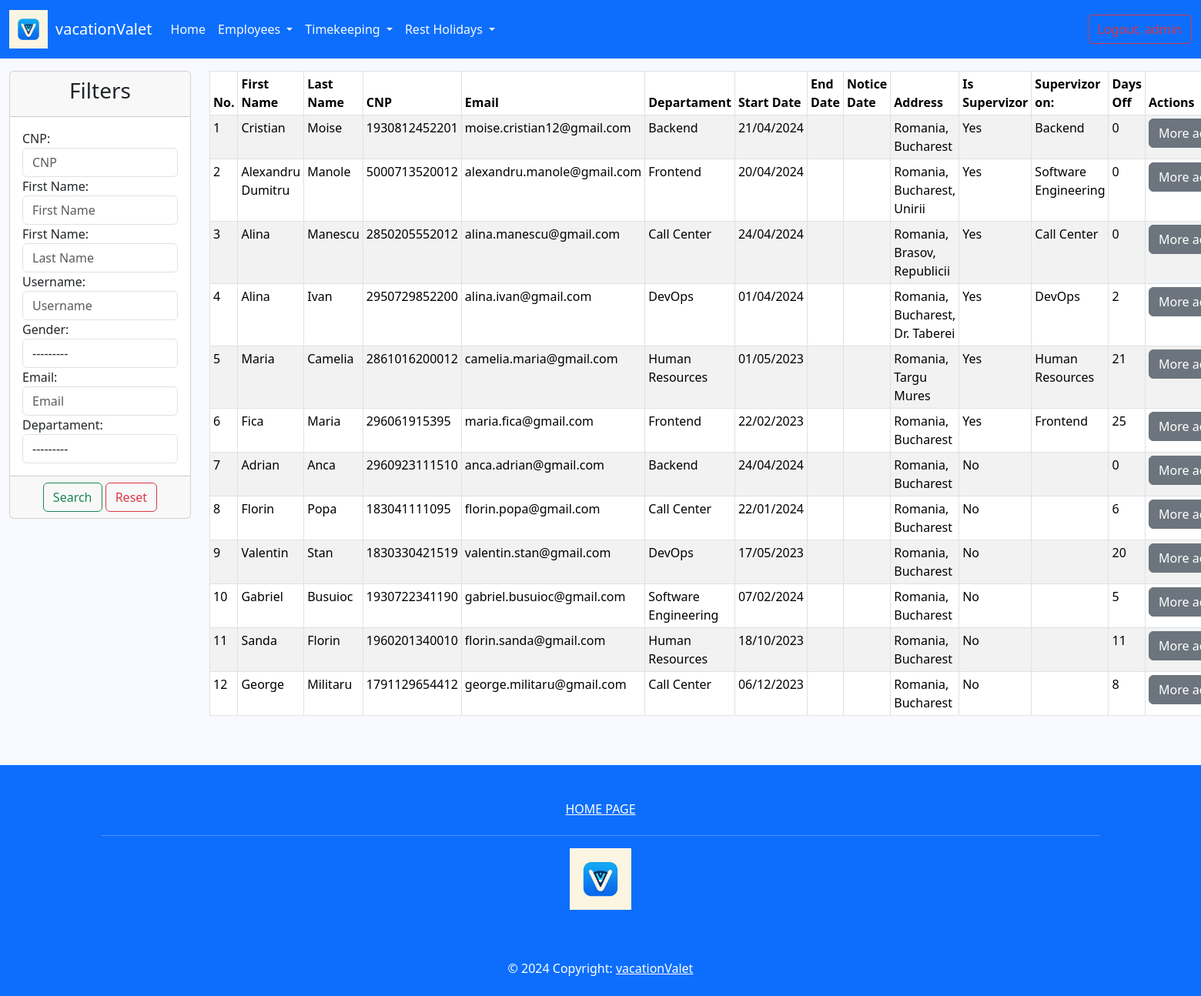
/list_employees/ (signed in), run on an earlier commit of the app's database.
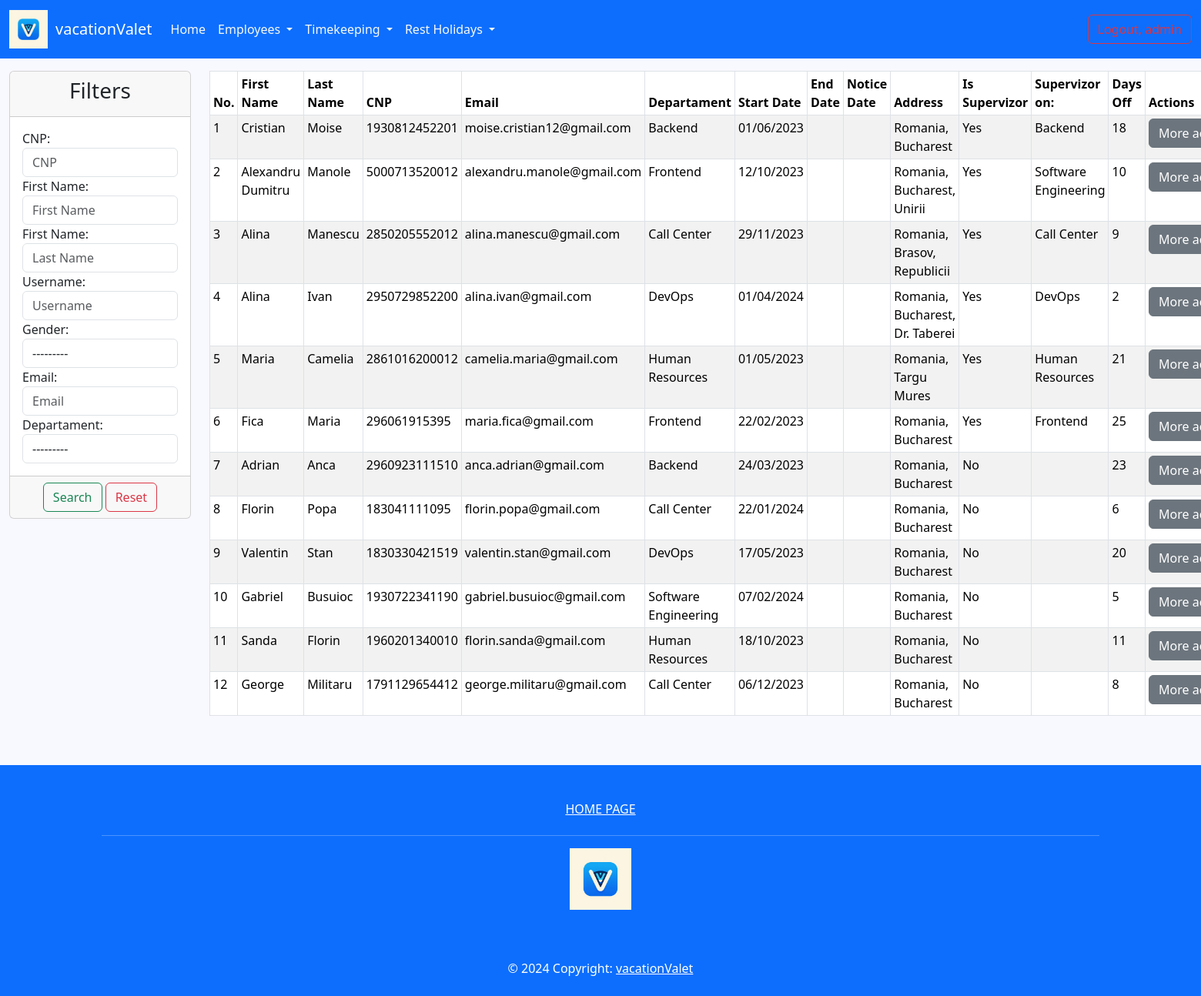
And on a later commit of the database.
### employee/models.py (models this page shows, shortened)
class Employee(AbstractUser):
    GENDER_OPTIONS = (
        ('male', 'Male'),
        ('female', 'Female')
    )
    cnp = models.IntegerField(blank=False, null=True, unique=True)
    gender = models.CharField(max_length=6, choices=GENDER_OPTIONS, null=True)
    birth_date = models.DateField(null=True, blank=False)
    departament = models.ForeignKey(Department, on_delete=models.CASCADE, null=True)
    start_date = models.DateField(null=True)
    end_date = models.DateField(null=True, blank=True)
    notice_date = models.DateField(null=True, blank=True)
    address = models.TextField(blank=True, null=True)
    is_supervisor = models.BooleanField(default=False, blank=True, null=True)
    days_off = models.IntegerField(blank=True, null=True)
    created_at = models.DateTimeField(auto_now_add=True)
    updated_at = models.DateTimeField(auto_now=True)
    @property
    def is_supervisor(self):
        return Department.objects.filter(supervisor=self).exists()
    @property
    def supervisor_departments(self):
        return Department.objects.filter(supervisor=self)

class Department(models.Model):
    name = models.CharField(max_length=100)
    supervisor = models.ForeignKey('Employee', on_delete=models.CASCADE, null=True, blank=True)
    def __str__(self):
        return self.name

### employee/views.py (the view)
# urls.py: path('list_employees/', views.EmployeeListView.as_view(), name='list-employees'),
class EmployeeListView(LoginRequiredMixin, ListView):
    template_name = 'employee/list_of_employees.html'
    model = Employee
    context_object_name = 'all_employees'
    def get_context_data(self, **kwargs):
        data = super().get_context_data(**kwargs)
        employees = Employee.objects.filter(is_superuser=False)
        myfilter = EmployeeFilter(self.request.GET, queryset=employees)
        employees = myfilter.qs
        data['all_employees'] = employees
        data['filter'] = myfilter.form
        return data

### templates/employee/list_of_employees.html (shortened to what this page needs)
{% extends 'base.html' %}
{% load static %}
{% block content %}
    <div class="container-fluid">
        <div class="row">
            <div class="col-md-2 gy-3">
                <div class="card">
                    <div class="card-header">
                        <h3 class="text-center">Filters</h3>
                    </div>
                    <form method="get">
                        <div class="card-body">
                            {{ filter }}
                        </div>
                        <div class="card-footer text-center">
                            <button type="submit" class="btn btn-outline-success">Search</button>
                            <a href="{% url 'list-employees' %}" class="btn btn-outline-danger">Reset</a>
                        </div>
                    </form>
                </div>
            </div>
            <div class="col-md-10 gy-3">
                {% if all_employees %}
                    <table class="table table-striped table-bordered table-sm">
                        <thead>
                        <tr>
                            <th>No.</th>
                            <th>First Name</th>
                            <th>Last Name</th>
                            <th>CNP</th>
                            <th>Email</th>
                            <th>Departament</th>
                            <th>Start Date</th>
                            <th>End Date</th>
                            <th>Notice Date</th>
                            <th>Address</th>
                            <th>Is Supervizor</th>
                            <th>Supervizor on:</th>
                            <th>Days Off</th>
                            <th>Actions</th>
                        </tr>
                        </thead>
                        <tbody>
                        {% for employee in all_employees %}
                            <tr>
                                <td>{{ forloop.counter}}</td>
                                <td>{{ employee.first_name }}</td>
                                <td>{{ employee.last_name }}</td>
                                <td>{{ employee.cnp }}</td>
                                <td>{{ employee.email }}</td>
                                <td>{{ employee.departament }}</td>
                                <td>{{ employee.start_date|date:'d/m/Y' }}</td>
                                <td>{{ employee.end_date|date:'d/m/Y' }}</td>
                                <td>{{ employee.notice_date|date:'d/m/Y' }}</td>
                                <td>{{ employee.address }}</td>
                                <td>
                                    {% if employee.is_supervisor %}
                                        Yes
                                    {% else %}
                                        No
                                    {% endif %}
                                </td>
                                <td>
                                    {% for department in employee.supervisor_departments %}
                                        {{ department.name }}
                                    {% endfor %}
                                </td>
                                <td>{{ employee.days_off }}</td>
                                <td>
                                    <div class="dropdown">
                                        <button class="btn btn-secondary dropdown-toggle" type="button"
                                                data-bs-toggle="dropdown" aria-expanded="false">
                                            More actions
                                        </button>
                                    </div>
                                </td>
                            </tr>
                        {% endfor %}
                        </tbody>
                    </table>
                {% endif %}
            </div>
        </div>
    </div>
{% endblock %}

What changed in the data, as far as the page shows it:
changed Employee "Cristian": start_date "21/04/2024" → "01/06/2023"; days_off "0" → "18"
changed Employee "Alexandru Dumitru": start_date "20/04/2024" → "12/10/2023"; days_off "0" → "10"
changed Employee "Manescu": start_date "24/04/2024" → "29/11/2023"; days_off "0" → "9"
changed Employee "Adrian": start_date "24/04/2024" → "24/03/2023"; days_off "0" → "23"
